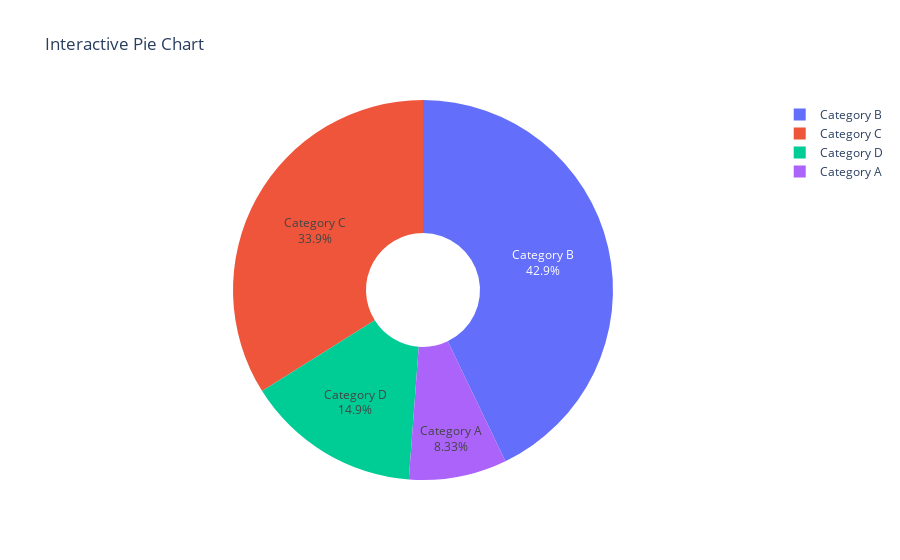

Source (notebook cell):
### Code cell
'''
Q20.Using Plotly, create an interactive pie chart of randomly generated data, add labels and percentages, set
the title as 'Interactive Pie Chart'.
'''
# Set up output to display in the notebook 
output_notebook()

# Generating random data

labels = ["Category A", "Category B", "Category C", "Category D"]
values = np.random.randint(1, 100, size=len(labels))

# Creating an interactive pie chart
fig = go.Figure(data=[go.Pie(labels=labels, values=values, textinfo='label+percent', hole=.3)])

# Setting the title
fig.update_layout(title_text='Interactive Pie Chart')
'''
Insights:
    This interactive pie chart displays random categories and their proportions. Users can hover over sections to see the labels and percentages, 
    making it easy to understand how each category contributes to the whole.
    '''
# Display the chart
fig.show()

### Figure 1 — Plotly figure (JSON) as saved in the notebook; plotly's stock layout.template omitted (floating-point values rounded to 4 significant figures)
{"data": [{"hole": 0.3, "labels": ["Category A", "Category B", "Category C", "Category D"], "textinfo": "label+percent", "type": "pie", "values": [14, 72, 57, 25]}], "layout": {"autosize": true, "title": {"text": "Interactive Pie Chart"}}}
